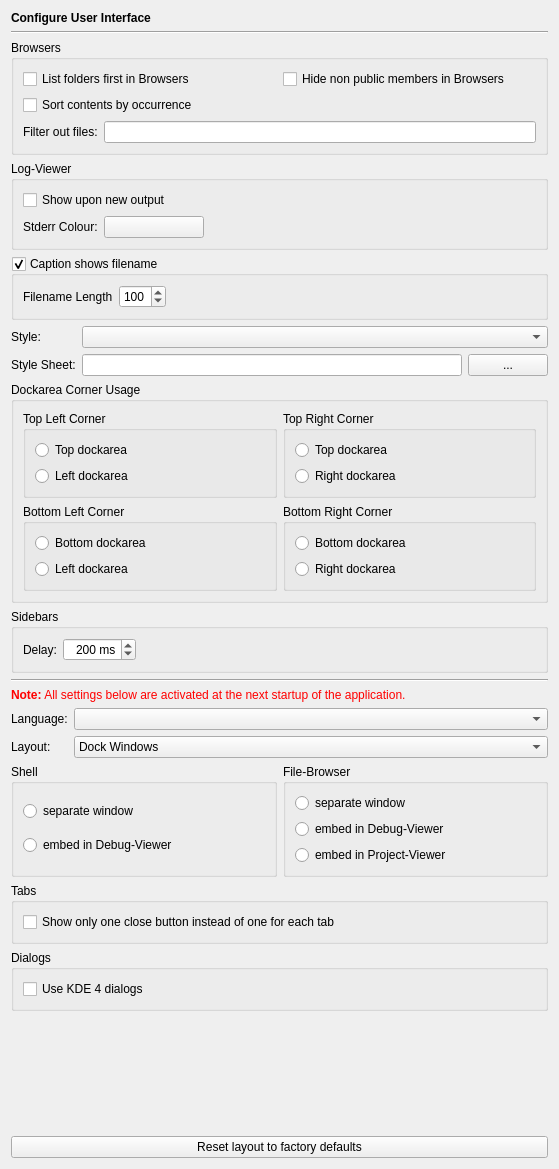
<?xml version="1.0" encoding="UTF-8"?>
<ui version="4.0">
 <class>InterfacePage</class>
 <widget class="QWidget" name="InterfacePage">
  <property name="geometry">
   <rect>
    <x>0</x>
    <y>0</y>
    <width>555</width>
    <height>1169</height>
   </rect>
  </property>
  <layout class="QVBoxLayout" name="verticalLayout_3">
   <item>
    <widget class="QLabel" name="headerLabel">
     <property name="text">
      <string>&lt;b&gt;Configure User Interface&lt;/b&gt;</string>
     </property>
    </widget>
   </item>
   <item>
    <widget class="Line" name="line9">
     <property name="frameShape">
      <enum>QFrame::HLine</enum>
     </property>
     <property name="frameShadow">
      <enum>QFrame::Sunken</enum>
     </property>
     <property name="orientation">
      <enum>Qt::Horizontal</enum>
     </property>
    </widget>
   </item>
   <item>
    <widget class="QGroupBox" name="groupBox_4">
     <property name="title">
      <string>Browsers</string>
     </property>
     <layout class="QGridLayout" name="gridLayout_2">
      <item row="0" column="0">
       <widget class="QCheckBox" name="uiBrowsersListFoldersFirstCheckBox">
        <property name="toolTip">
         <string>Select, if folders should be listed first in the various browsers</string>
        </property>
        <property name="text">
         <string>List folders first in Browsers</string>
        </property>
       </widget>
      </item>
      <item row="0" column="1">
       <widget class="QCheckBox" name="uiBrowsersHideNonPublicCheckBox">
        <property name="toolTip">
         <string>Select to hide non public classes, methods and attributes in the browsers.</string>
        </property>
        <property name="text">
         <string>Hide non public members in Browsers</string>
        </property>
       </widget>
      </item>
      <item row="1" column="0">
       <widget class="QCheckBox" name="uiBrowsersSortByOccurrenceCheckBox">
        <property name="toolTip">
         <string>Select to sort file contents by occurrence</string>
        </property>
        <property name="text">
         <string>Sort contents by occurrence</string>
        </property>
       </widget>
      </item>
      <item row="2" column="0" colspan="2">
       <layout class="QHBoxLayout" name="horizontalLayout_2">
        <item>
         <widget class="QLabel" name="label_4">
          <property name="text">
           <string>Filter out files:</string>
          </property>
         </widget>
        </item>
        <item>
         <widget class="QLineEdit" name="fileFiltersEdit">
          <property name="toolTip">
           <string>Enter wildcard file patterns separated by semicolon. Files matching these patterns will not be shown by the file browsers.</string>
          </property>
         </widget>
        </item>
       </layout>
      </item>
     </layout>
    </widget>
   </item>
   <item>
    <widget class="QGroupBox" name="groupBox_3">
     <property name="title">
      <string>Log-Viewer</string>
     </property>
     <layout class="QGridLayout" name="gridLayout_3">
      <item row="0" column="0" colspan="3">
       <widget class="QCheckBox" name="lvAutoRaiseCheckBox">
        <property name="toolTip">
         <string>Select to show the log-viewer upon new output</string>
        </property>
        <property name="text">
         <string>Show upon new output</string>
        </property>
       </widget>
      </item>
      <item row="1" column="0">
       <widget class="QLabel" name="TextLabel3_2_2">
        <property name="text">
         <string>Stderr Colour:</string>
        </property>
       </widget>
      </item>
      <item row="1" column="1">
       <widget class="QPushButton" name="stderrTextColourButton">
        <property name="minimumSize">
         <size>
          <width>100</width>
          <height>0</height>
         </size>
        </property>
        <property name="toolTip">
         <string>Select the colour for text sent to stderr</string>
        </property>
        <property name="text">
         <string/>
        </property>
       </widget>
      </item>
      <item row="1" column="2">
       <spacer name="horizontalSpacer">
        <property name="orientation">
         <enum>Qt::Horizontal</enum>
        </property>
        <property name="sizeHint" stdset="0">
         <size>
          <width>319</width>
          <height>20</height>
         </size>
        </property>
       </spacer>
      </item>
     </layout>
    </widget>
   </item>
   <item>
    <widget class="QGroupBox" name="uiCaptionShowsFilenameGroupBox">
     <property name="focusPolicy">
      <enum>Qt::StrongFocus</enum>
     </property>
     <property name="toolTip">
      <string>Select, if the caption of the main window should show the filename of the current editor</string>
     </property>
     <property name="title">
      <string>Caption shows filename</string>
     </property>
     <property name="checkable">
      <bool>true</bool>
     </property>
     <layout class="QHBoxLayout">
      <item>
       <widget class="QLabel" name="label">
        <property name="text">
         <string>Filename Length</string>
        </property>
       </widget>
      </item>
      <item>
       <widget class="QSpinBox" name="filenameLengthSpinBox">
        <property name="toolTip">
         <string>Enter the number of characters to be shown in the main window title.</string>
        </property>
        <property name="minimum">
         <number>10</number>
        </property>
        <property name="maximum">
         <number>999</number>
        </property>
        <property name="singleStep">
         <number>10</number>
        </property>
        <property name="value">
         <number>100</number>
        </property>
       </widget>
      </item>
      <item>
       <spacer>
        <property name="orientation">
         <enum>Qt::Horizontal</enum>
        </property>
        <property name="sizeHint" stdset="0">
         <size>
          <width>31</width>
          <height>23</height>
         </size>
        </property>
       </spacer>
      </item>
     </layout>
    </widget>
   </item>
   <item>
    <layout class="QGridLayout">
     <item row="0" column="0">
      <widget class="QLabel" name="label_2">
       <property name="text">
        <string>Style:</string>
       </property>
      </widget>
     </item>
     <item row="0" column="1" colspan="2">
      <widget class="QComboBox" name="styleComboBox">
       <property name="toolTip">
        <string>Select the interface style</string>
       </property>
      </widget>
     </item>
     <item row="1" column="0">
      <widget class="QLabel" name="label_3">
       <property name="text">
        <string>Style Sheet:</string>
       </property>
      </widget>
     </item>
     <item row="1" column="1">
      <widget class="QLineEdit" name="styleSheetEdit">
       <property name="toolTip">
        <string>Enter the name of the style sheet file</string>
       </property>
      </widget>
     </item>
     <item row="1" column="2">
      <widget class="QPushButton" name="styleSheetButton">
       <property name="toolTip">
        <string>Select the style sheet file via a file selection dialog</string>
       </property>
       <property name="text">
        <string>...</string>
       </property>
      </widget>
     </item>
    </layout>
   </item>
   <item>
    <widget class="QGroupBox" name="groupBox">
     <property name="title">
      <string>Dockarea Corner Usage</string>
     </property>
     <layout class="QGridLayout">
      <item row="0" column="0">
       <widget class="QGroupBox" name="groupBox_2">
        <property name="title">
         <string>Top Left Corner</string>
        </property>
        <layout class="QVBoxLayout">
         <item>
          <widget class="QRadioButton" name="tlTopButton">
           <property name="toolTip">
            <string>Select to assign the top left corner to the top dockarea</string>
           </property>
           <property name="text">
            <string>Top dockarea</string>
           </property>
          </widget>
         </item>
         <item>
          <widget class="QRadioButton" name="tlLeftButton">
           <property name="toolTip">
            <string>Select to assign the top left corner to the left dockarea</string>
           </property>
           <property name="text">
            <string>Left dockarea</string>
           </property>
          </widget>
         </item>
        </layout>
       </widget>
      </item>
      <item row="0" column="1">
       <widget class="QGroupBox" name="groupBox_5">
        <property name="title">
         <string>Top Right Corner</string>
        </property>
        <layout class="QVBoxLayout">
         <item>
          <widget class="QRadioButton" name="trTopButton">
           <property name="toolTip">
            <string>Select to assign the top right corner to the top dockarea</string>
           </property>
           <property name="text">
            <string>Top dockarea</string>
           </property>
          </widget>
         </item>
         <item>
          <widget class="QRadioButton" name="trRightButton">
           <property name="toolTip">
            <string>Select to assign the top right corner to the right dockarea</string>
           </property>
           <property name="text">
            <string>Right dockarea</string>
           </property>
          </widget>
         </item>
        </layout>
       </widget>
      </item>
      <item row="1" column="0">
       <widget class="QGroupBox" name="groupBox_6">
        <property name="title">
         <string>Bottom Left Corner</string>
        </property>
        <layout class="QVBoxLayout">
         <item>
          <widget class="QRadioButton" name="blBottomButton">
           <property name="toolTip">
            <string>Select to assign the bottom left corner to the bottom dockarea</string>
           </property>
           <property name="text">
            <string>Bottom dockarea</string>
           </property>
          </widget>
         </item>
         <item>
          <widget class="QRadioButton" name="blLeftButton">
           <property name="toolTip">
            <string>Select to assign the bottom left corner to the left dockarea</string>
           </property>
           <property name="text">
            <string>Left dockarea</string>
           </property>
          </widget>
         </item>
        </layout>
       </widget>
      </item>
      <item row="1" column="1">
       <widget class="QGroupBox" name="groupBox_7">
        <property name="title">
         <string>Bottom Right Corner</string>
        </property>
        <layout class="QVBoxLayout">
         <item>
          <widget class="QRadioButton" name="brTopButton">
           <property name="toolTip">
            <string>Select to assign the bottom right corner to the bottom dockarea</string>
           </property>
           <property name="text">
            <string>Bottom dockarea</string>
           </property>
          </widget>
         </item>
         <item>
          <widget class="QRadioButton" name="brRightButton">
           <property name="toolTip">
            <string>Select to assign the bottom right corner to the right dockarea</string>
           </property>
           <property name="text">
            <string>Right dockarea</string>
           </property>
          </widget>
         </item>
        </layout>
       </widget>
      </item>
     </layout>
    </widget>
   </item>
   <item>
    <widget class="QGroupBox" name="groupBox_8">
     <property name="title">
      <string>Sidebars</string>
     </property>
     <layout class="QHBoxLayout" name="horizontalLayout_3">
      <item>
       <widget class="QLabel" name="label_5">
        <property name="text">
         <string>Delay:</string>
        </property>
       </widget>
      </item>
      <item>
       <widget class="QSpinBox" name="delaySpinBox">
        <property name="alignment">
         <set>Qt::AlignRight|Qt::AlignTrailing|Qt::AlignVCenter</set>
        </property>
        <property name="suffix">
         <string> ms</string>
        </property>
        <property name="maximum">
         <number>2000</number>
        </property>
        <property name="singleStep">
         <number>100</number>
        </property>
        <property name="value">
         <number>200</number>
        </property>
       </widget>
      </item>
      <item>
       <spacer name="horizontalSpacer_2">
        <property name="orientation">
         <enum>Qt::Horizontal</enum>
        </property>
        <property name="sizeHint" stdset="0">
         <size>
          <width>396</width>
          <height>20</height>
         </size>
        </property>
       </spacer>
      </item>
     </layout>
    </widget>
   </item>
   <item>
    <widget class="Line" name="line9_2">
     <property name="frameShape">
      <enum>QFrame::HLine</enum>
     </property>
     <property name="frameShadow">
      <enum>QFrame::Sunken</enum>
     </property>
     <property name="orientation">
      <enum>Qt::Horizontal</enum>
     </property>
    </widget>
   </item>
   <item>
    <widget class="QLabel" name="TextLabel1_2_2_2">
     <property name="text">
      <string>&lt;font color=&quot;#FF0000&quot;&gt;&lt;b&gt;Note:&lt;/b&gt; All settings below are activated at the next startup of the application.&lt;/font&gt;</string>
     </property>
    </widget>
   </item>
   <item>
    <layout class="QGridLayout" name="gridLayout">
     <item row="0" column="0">
      <widget class="QLabel" name="languageLabel">
       <property name="sizePolicy">
        <sizepolicy hsizetype="Fixed" vsizetype="Preferred">
         <horstretch>0</horstretch>
         <verstretch>0</verstretch>
        </sizepolicy>
       </property>
       <property name="text">
        <string>Language:</string>
       </property>
       <property name="buddy">
        <cstring>languageComboBox</cstring>
       </property>
      </widget>
     </item>
     <item row="0" column="1">
      <widget class="QComboBox" name="languageComboBox">
       <property name="sizePolicy">
        <sizepolicy hsizetype="Expanding" vsizetype="Fixed">
         <horstretch>0</horstretch>
         <verstretch>0</verstretch>
        </sizepolicy>
       </property>
       <property name="toolTip">
        <string>Select the interface language.</string>
       </property>
       <property name="whatsThis">
        <string>The interface language can be selected from this list. If &quot;system&quot; is selected, the interface language is determined by the system. The selection of &quot;none&quot; means, that the default language will be used.</string>
       </property>
      </widget>
     </item>
     <item row="1" column="0">
      <widget class="QLabel" name="layoutLabel">
       <property name="text">
        <string>Layout:</string>
       </property>
      </widget>
     </item>
     <item row="1" column="1">
      <widget class="QComboBox" name="layoutComboBox">
       <property name="sizePolicy">
        <sizepolicy hsizetype="Expanding" vsizetype="Fixed">
         <horstretch>0</horstretch>
         <verstretch>0</verstretch>
        </sizepolicy>
       </property>
       <property name="toolTip">
        <string>Select the layout type.</string>
       </property>
       <item>
        <property name="text">
         <string>Dock Windows</string>
        </property>
       </item>
       <item>
        <property name="text">
         <string>Floating Windows </string>
        </property>
       </item>
       <item>
        <property name="text">
         <string>Toolboxes</string>
        </property>
       </item>
       <item>
        <property name="text">
         <string>Sidebars</string>
        </property>
       </item>
      </widget>
     </item>
    </layout>
   </item>
   <item>
    <layout class="QHBoxLayout" name="horizontalLayout">
     <item>
      <widget class="QGroupBox" name="groupBox_9">
       <property name="title">
        <string>Shell</string>
       </property>
       <layout class="QVBoxLayout" name="_8">
        <item>
         <widget class="QRadioButton" name="separateShellButton">
          <property name="toolTip">
           <string>Select to get a separate shell window</string>
          </property>
          <property name="text">
           <string>separate window</string>
          </property>
         </widget>
        </item>
        <item>
         <widget class="QRadioButton" name="debugEmbeddedShellButton">
          <property name="toolTip">
           <string>Select to embed the shell in the Debug-Viewer</string>
          </property>
          <property name="text">
           <string>embed in Debug-Viewer</string>
          </property>
         </widget>
        </item>
       </layout>
      </widget>
     </item>
     <item>
      <widget class="QGroupBox" name="groupBox_10">
       <property name="title">
        <string>File-Browser</string>
       </property>
       <layout class="QVBoxLayout" name="_9">
        <item>
         <widget class="QRadioButton" name="separateFileBrowserButton">
          <property name="toolTip">
           <string>Select to get a separate file browser window</string>
          </property>
          <property name="text">
           <string>separate window</string>
          </property>
         </widget>
        </item>
        <item>
         <widget class="QRadioButton" name="debugEmbeddedFileBrowserButton">
          <property name="toolTip">
           <string>Select to embed the file browser in the Debug-Viewer</string>
          </property>
          <property name="text">
           <string>embed in Debug-Viewer</string>
          </property>
         </widget>
        </item>
        <item>
         <widget class="QRadioButton" name="projectEmbeddedFileBrowserButton">
          <property name="toolTip">
           <string>Select to embed the file browser in the Project-Viewer</string>
          </property>
          <property name="text">
           <string>embed in Project-Viewer</string>
          </property>
         </widget>
        </item>
       </layout>
      </widget>
     </item>
    </layout>
   </item>
   <item>
    <widget class="QGroupBox" name="tabsGroupBox">
     <property name="title">
      <string>Tabs</string>
     </property>
     <layout class="QVBoxLayout" name="verticalLayout_2">
      <item>
       <widget class="QCheckBox" name="tabsCloseButtonCheckBox">
        <property name="text">
         <string>Show only one close button instead of one for each tab</string>
        </property>
       </widget>
      </item>
     </layout>
    </widget>
   </item>
   <item>
    <widget class="QGroupBox" name="dialogsGroupBox">
     <property name="title">
      <string>Dialogs</string>
     </property>
     <layout class="QVBoxLayout" name="verticalLayout">
      <item>
       <widget class="QCheckBox" name="uiKdeDialogsCheckBox">
        <property name="toolTip">
         <string>Select, if KDE 4 dialogs should be used</string>
        </property>
        <property name="text">
         <string>Use KDE 4 dialogs</string>
        </property>
       </widget>
      </item>
     </layout>
    </widget>
   </item>
   <item>
    <spacer>
     <property name="orientation">
      <enum>Qt::Vertical</enum>
     </property>
     <property name="sizeHint" stdset="0">
      <size>
       <width>537</width>
       <height>41</height>
      </size>
     </property>
    </spacer>
   </item>
   <item>
    <widget class="QPushButton" name="resetLayoutButton">
     <property name="text">
      <string>Reset layout to factory defaults</string>
     </property>
    </widget>
   </item>
  </layout>
 </widget>
 <tabstops>
  <tabstop>uiBrowsersListFoldersFirstCheckBox</tabstop>
  <tabstop>uiBrowsersHideNonPublicCheckBox</tabstop>
  <tabstop>uiBrowsersSortByOccurrenceCheckBox</tabstop>
  <tabstop>fileFiltersEdit</tabstop>
  <tabstop>lvAutoRaiseCheckBox</tabstop>
  <tabstop>stderrTextColourButton</tabstop>
  <tabstop>uiCaptionShowsFilenameGroupBox</tabstop>
  <tabstop>filenameLengthSpinBox</tabstop>
  <tabstop>styleComboBox</tabstop>
  <tabstop>styleSheetEdit</tabstop>
  <tabstop>styleSheetButton</tabstop>
  <tabstop>tlTopButton</tabstop>
  <tabstop>tlLeftButton</tabstop>
  <tabstop>trTopButton</tabstop>
  <tabstop>trRightButton</tabstop>
  <tabstop>blBottomButton</tabstop>
  <tabstop>blLeftButton</tabstop>
  <tabstop>brTopButton</tabstop>
  <tabstop>brRightButton</tabstop>
  <tabstop>delaySpinBox</tabstop>
  <tabstop>languageComboBox</tabstop>
  <tabstop>layoutComboBox</tabstop>
  <tabstop>separateShellButton</tabstop>
  <tabstop>debugEmbeddedShellButton</tabstop>
  <tabstop>separateFileBrowserButton</tabstop>
  <tabstop>debugEmbeddedFileBrowserButton</tabstop>
  <tabstop>projectEmbeddedFileBrowserButton</tabstop>
  <tabstop>tabsCloseButtonCheckBox</tabstop>
  <tabstop>uiKdeDialogsCheckBox</tabstop>
  <tabstop>resetLayoutButton</tabstop>
 </tabstops>
 <resources/>
 <connections/>
</ui>
